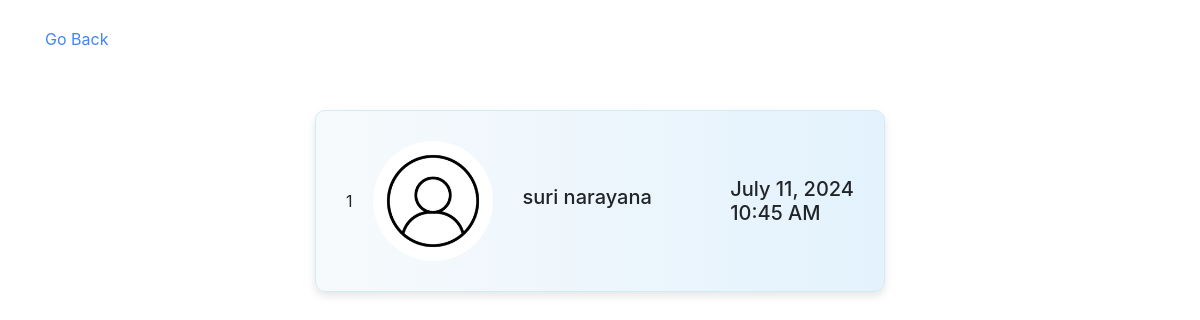
Page /connect/appointments (signed in) on the committed database.
### online_connect/models.py (models this page shows, shortened)
class Appointment(models.Model):
    patient = models.ForeignKey(User,related_name="doctor_appointments",on_delete=models.CASCADE)
    doctor = models.ForeignKey(User,related_name="appointments",on_delete=models.CASCADE)
    required_speciality = models.CharField(max_length=250)
    date = models.DateField()
    time = models.TimeField()
    created_at = models.DateTimeField(auto_now_add=True)
    class Meta:
        ordering = ('date',)

### accounts/models.py (models this page shows)
class User(AbstractUser):
    profile = models.CharField(max_length=10,choices=(('Doctor',"doctor"),('Patient','patient')))
    profile_picture = models.ImageField(upload_to="Images/")
    email = models.EmailField(unique=True)
    USERNAME_FIELD = 'email'
    REQUIRED_FIELDS = ['username','password']
    address = models.TextField()
    is_doctor = models.BooleanField(default=False)
    objects = CustomUserManager()

### online_connect/views.py (the view)
# urls.py: path('appointments',appointments,name="appointments"),
@csrf_exempt
def appointments(request):
    if request.user.is_doctor:
        appointments = request.user.appointments.all()
    else:
        appointments = request.user.doctor_appointments.all()
    return render(request,'appointments.html',locals())

### online_connect/templates/appointments.html (shortened to what this page needs)
<!DOCTYPE html>
<html lang="en">
<head>
    <link rel="stylesheet" href="https://stackpath.bootstrapcdn.com/bootstrap/4.5.2/css/bootstrap.min.css">
</head>
<body>
    <p><a href="{% url 'dashboard' %}" class="mx-4 revert rounded-pill">Go Back</a></p>
    <div class="container mt-5">
        <div class="row justify-content-center">
            {% for appointment in appointments %}
            <div class="col-md-8">
                <div class="appointment-card">
                    <span style="left: 0;position:relative;margin-right:20px;" class="">{{forloop.counter}}</span>
                    {% if user.is_doctor %}
                    <img src="{{ appointment.patient.profile_picture.url }}" class="profile-picture img-fluid rounded-circle" alt="Profile Picture">
                    {% else %}
                    <img src="{{ appointment.doctor.profile_picture.url }}" class="profile-picture img-fluid rounded-circle" alt="Profile Picture">
                    {% endif %}
                    <div class="appointment-info">
                        {% if user.is_doctor %}
                        <h5>{{ appointment.patient.first_name }} {{ appointment.patient.last_name }}</h5>
                        {% else %}
                        <h5>{{ appointment.doctor.first_name }} {{ appointment.doctor.last_name }}</h5>
                        {% endif %}
                    </div>
                    <div class="appointment-date-time ">
                        <h5>{{appointment.date}}</h5>
                        <h5>{{appointment.time|date:"g:i A" }}</h5>
                    </div>
                </div>
            </div>
            {% empty %}
            <div class="appointment-card"><h5>No Appointments Yet.</h5></div>
            {% endfor %}
        </div>
    </div>
</body>
</html>

### online_connect/templates/appointments.html (style rules this page uses)
.revert { display: inline-block; padding: 10px 20px; color: #4285F4; text-decoration: none; border: 1px solid transparent; border-radius: 5px; transition: background-color 0.3s, color 0.3s, border-color 0.3s; }
.appointment-card { border: 1px solid #d1ecf1; padding: 30px; margin-bottom: 30px; display: flex; align-items: center; border-radius: 10px; background: linear-gradient(to right, #f7fafc, #e3f2fd); box-shadow: 0 4px 8px rgba(0, 0, 0, 0.1); }
.profile-picture { max-width: 120px; margin-right: 30px; }
.appointment-info { flex-grow: 1; }
.appointment-date-time h5 { margin: 0; }
.container { max-width: 900px; }

### rows in the picture
Appointment: patient.profile_picture (picture), patient.first_name "suri", patient.last_name "narayana", date "July 11, 2024", time "10:45 AM"
